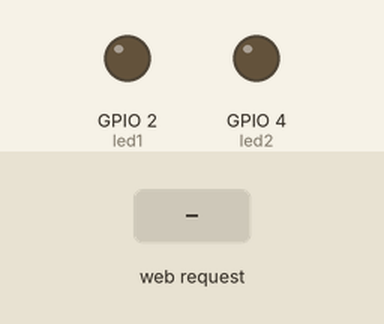
Recording of a sketch running on a simulated ESP32. Parts: output pins drawn as LEDs (lit = HIGH). The inputs (shaded band) are chosen by the test bench. WiFi joins after 1.5 s; servers stay silent unless stated; what the sketch prints to the serial monitor is not drawn.

Above: at 3.7 s.
3.8 s: HTTP request GET /led1ON received
At 5.0 s:
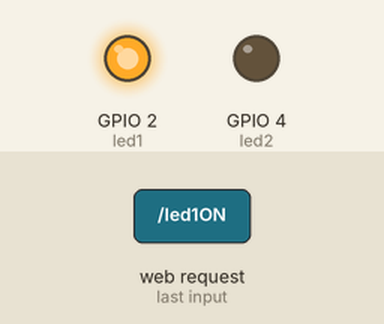
5.3 s: HTTP request GET /led2ON received
At 6.3 s:
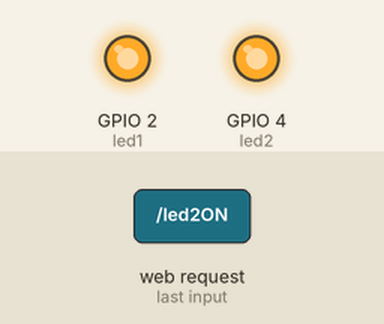
6.8 s: HTTP request GET /led1OFF received
At 7.5 s:
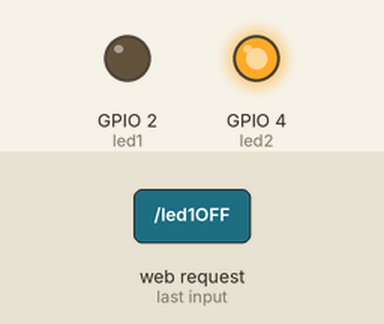
8.3 s: HTTP request GET /led2OFF received
At 8.6 s:
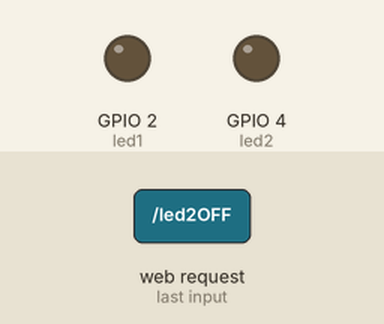
Timing chart, 0 to 10.8 s (numbered marks = the images above; inputs shaded):
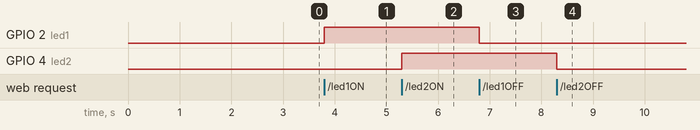

The sketch:

app.ino
```cpp
#include <WiFi.h>
#include <WiFiClient.h>
#include <WebServer.h>
#include <ESPmDNS.h>

MDNSResponder mdns;

const char* ssid = "Legomadre";
const char* password = "Ugarte00";

WebServer server(80);
String webpage = "";

int led1 = 2;
int led2 = 4;

void setup(void) {

  webpage += "<h1>ESP32 Web Server</h1><p>LED at GPIO4 <a href=\"led1ON\"><button>ON</button></a>&nbsp;<a href=\"led1OFF\"><button>OFF</button></a></p>";
  webpage += "<p>LED at GPIO5 <a href=\"led2ON\"><button>ON</button></a>&nbsp;<a href=\"led2OFF\"><button>OFF</button></a></p>";

  pinMode(led1, OUTPUT);
  digitalWrite(led1, LOW);
  pinMode(led2, OUTPUT);
  digitalWrite(led2, LOW);
  delay(1000);
  Serial.begin(115200);
  WiFi.begin(ssid, password);
  Serial.println("");
  while (WiFi.status() != WL_CONNECTED) {
    delay(500);
    Serial.print(".");
  }
  Serial.println("");
  Serial.print("Connected to ");
  Serial.println(ssid);
  Serial.print("IP address: ");
  Serial.println(WiFi.localIP());
   if (mdns.begin("esp")) {
    Serial.println("MDNS responder started");
  }
  server.on("/", []() {
    server.send(200, "text/html", webpage);
  });

  server.on("/led1ON", []() {
    server.send(200, "text/html", webpage);
    digitalWrite(led1, HIGH);
    delay(1000);
  });

  server.on("/led1OFF", []() {
    server.send(200, "text/html", webpage);
    digitalWrite(led1, LOW);
    delay(1000);
  });

  server.on("/led2ON", []() {
    server.send(200, "text/html", webpage);
    digitalWrite(led2, HIGH);
    delay(1000);
  });

  server.on("/led2OFF", []() {
    server.send(200, "text/html", webpage);
    digitalWrite(led2, LOW);
    delay(1000);
  });
  server.begin();
  Serial.println("HTTP server started");
}
void loop(void) {
  server.handleClient();
}
```

Measured:
- after the input at 3.8 s, GPIO 2 (led1): LOW → HIGH at once
- after the input at 5.3 s, GPIO 4 (led2): LOW → HIGH at once
- after the input at 6.8 s, GPIO 2 (led1): HIGH → LOW at once
- after the input at 8.3 s, GPIO 4 (led2): HIGH → LOW at once
